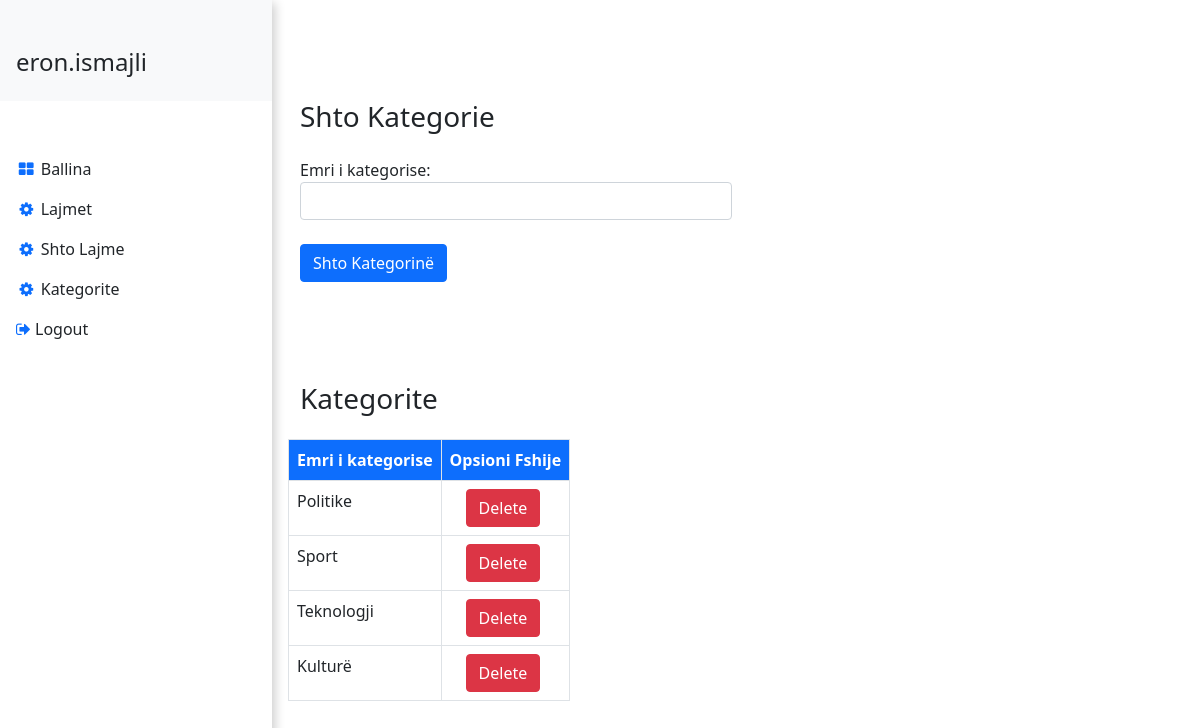
Screenshot of /admin/category.php (signed in) with the database file from the repository.
### tables this page shows
CREATE TABLE `kategorite` (
  `id` int(11) NOT NULL,
  `emri_kategorise` varchar(255) NOT NULL
);

### admin/category.php (the view, shortened to what this page needs)
<?php include "./header.php";?>
<div id="dashboard" class="container-fluid">
    <div class="d-sm-flex align-items-center justify-content-between mb-4">
        <h1 class="h3 mb-0 text-gray-800">Shto Kategorie</h1>
    </div>
    <div class="row ">
        <div class="col-lg-6">
            <form action="" method="POST">
                <div class="form-group">
                <label for="category">Emri i kategorise:</label>
                    <input type="text" name="kategorite" class="form-control">
                </div>
                <br>
                <input type="submit" name="submit" value="Shto Kategorinë" class="btn btn-primary">
            </form>
        </div>
    </div>
</div>
<div id="dashboard" class="container-fluid">
    <div class="d-sm-flex align-items-center justify-content-between mb-4">
        <h1 class="h3 mb-0 text-gray-800">Kategorite</h1>
    </div>
    <div class="row">
        <table class="table table-bordered w-auto">
            <tr class="bg-primary text-white">
                <th>Emri i kategorise</th>
                <th>Opsioni Fshije</th>
            </tr>
            <?php
               $sql = "SELECT * FROM kategorite";
               if($stmt = mysqli_prepare($connect, $sql)){
                if(mysqli_stmt_execute($stmt)){
                    $result = mysqli_stmt_get_result($stmt);
                    while($row = mysqli_fetch_array($result,MYSQLI_ASSOC)){
                        $id = $row['id'];
                        $emri_kategorise = $row['emri_kategorise'];
                        echo "<tr>";
                        echo "<td>" . $emri_kategorise . "</td>";
                        echo "<td><a class='btn mx-3 btn-danger' href='category.php?delete=". $id."'>Delete</a></td>";
                        echo "</tr>";
                    }
                }
               }
            ?>
        </table>
    </div>
</div>

### admin/style.css (style rules this page uses)
#dashboard { padding-left: 300px; padding-top: 100px; }

### rows the page displays
kategorite: emri_kategorise "Politike"
kategorite: emri_kategorise "Sport"
kategorite: emri_kategorise "Teknologji"
kategorite: emri_kategorise "Kulturë"

### other values shown
$_SESSION['username'] "eron.ismajli"
